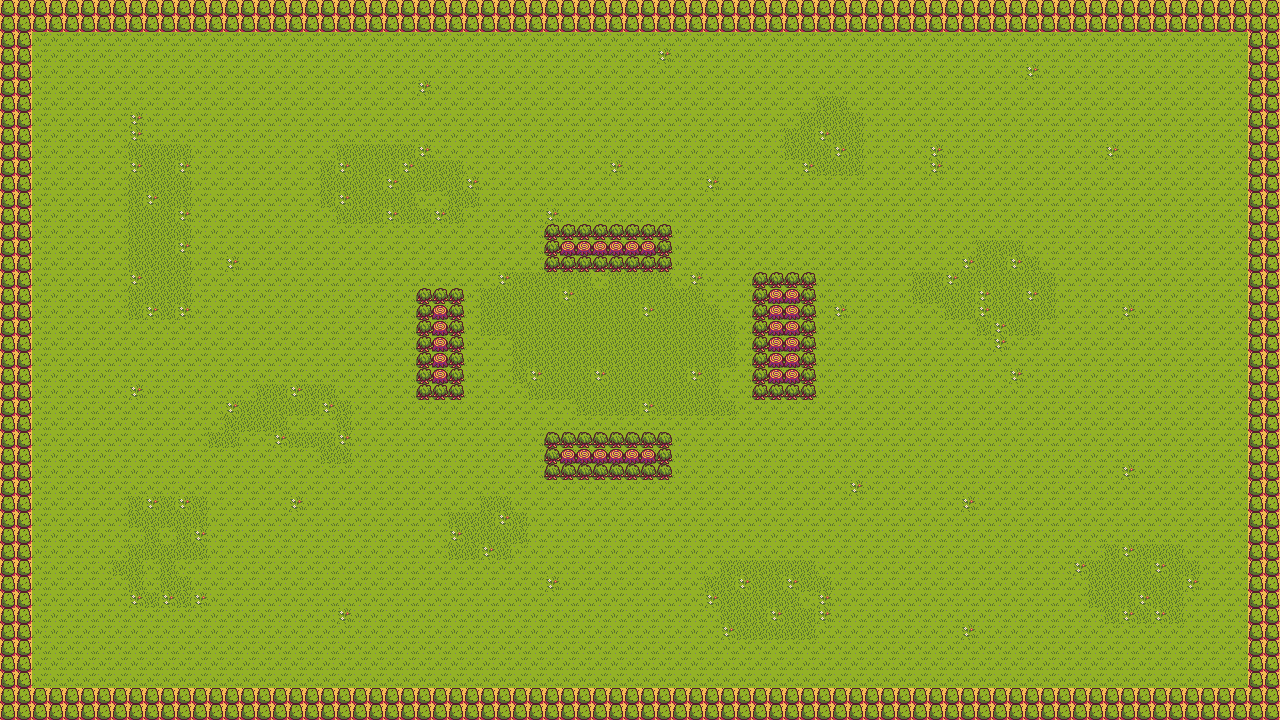

The image is a tile-based game level rendered from a .tmx file. Its description and source (layers, tilesets, objects; grid data summarised) follow:
An orthogonal 80x45 tile map with 16x16 px tiles, 1 tile layer (Camada de Tiles 1) and 8 objects (8x wall).

<map version="1.2" tiledversion="1.2.3" orientation="orthogonal" renderorder="right-down" width="80" height="45" tilewidth="16" tileheight="16" infinite="0" nextlayerid="3" nextobjectid="17">
 <tileset firstgid="1" name="tiles_spritesheet" tilewidth="16" tileheight="16" tilecount="352" columns="32">
  <image source="tiles_spritesheet.png" width="512" height="176" />
 </tileset>
 <layer id="1" name="Camada de Tiles 1" width="80" height="45">
  <data>[3600 cells, 3600 non-empty, 7 distinct tile ids]</data>
 </layer>
 <objectgroup id="2" name="Camada de Objetos 1">
  <object id="6" name="enemy" type="wall" x="0" y="-0.0909091" width="31.5" height="719.841" />
  <object id="7" name="wall" type="wall" x="31.625" y="687.875" width="1248" height="32" />
  <object id="8" name="wall" type="wall" x="1247.88" y="-0.375" width="32" height="688" />
  <object id="10" name="wall" type="wall" x="31.6364" y="0.0909091" width="1216" height="32" />
  <object id="11" type="wall" x="416" y="287.75" width="48" height="111.75" />
  <object id="12" type="wall" x="544" y="223.75" width="128.5" height="48.75" />
  <object id="13" type="wall" x="752.25" y="271.25" width="64.25" height="129.25" />
  <object id="14" type="wall" x="544" y="431" width="129.583" height="49.25" />
 </objectgroup>
</map>
